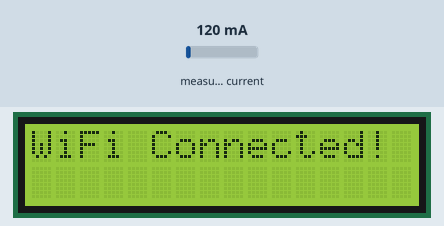
Bench run of a program on a simulated ESP32. On the bench: 16×2 character LCD. The test bench sets the inputs (shaded band); at power-on: measured current 120 mA. WiFi joins after 1.5 s; servers stay silent unless stated; uploads are accepted with an empty reply; what the program prints to the serial monitor is not drawn.

Above: at 1.6 s.
At 4.3 s:
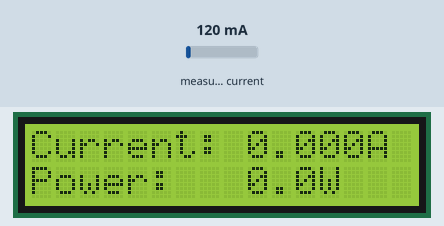
4.4 s: measured current set to 500 mA
At 5.7 s:
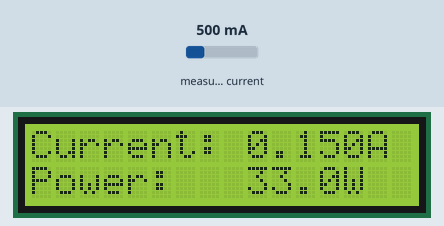
6.0 s: measured current set to 1000 mA
At 6.5 s:
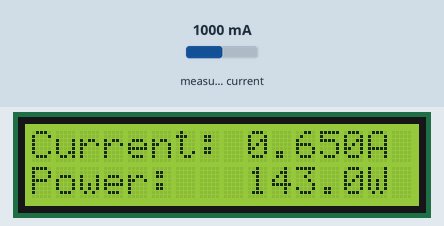
7.7 s: measured current set to 1500 mA
At 9.3 s:
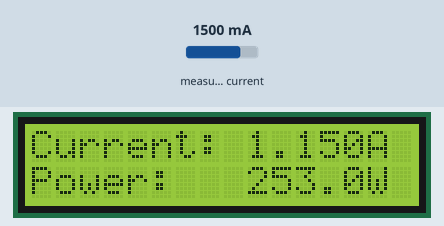
Timing chart, 0 to 10.8 s (numbered marks = the images above; inputs shaded):
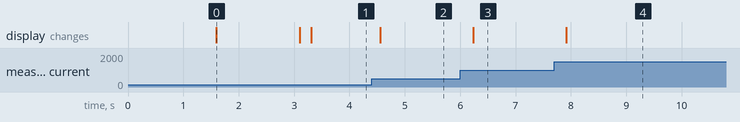

The program:

main.cpp
```cpp
#include <WiFi.h>
#include <HTTPClient.h>
#include <Wire.h>
#include <LiquidCrystal_I2C.h>
#include "EmonLib.h"

// =====================
// NETWORK CONFIGURATION
// =====================
const char* ssid = "ZTE_2.4G_EhRNCH";
const char* password = "fTHN7bKs";

const char* serverUrl = "http://192.168.1.16:5000/data";

// =====================
// HARDWARE INITIALIZATION
// =====================
EnergyMonitor emon1;
LiquidCrystal_I2C lcd(0x27, 16, 2);

unsigned long lastTimeSent = 0;
const unsigned long sendInterval = 3000; // Send telemetry to Python every 3 seconds

void setup() {
  Serial.begin(115200);

  // Set up the current sensor pin (GPIO 34) and our tuned calibration factor (15.5)
  emon1.current(34, 15.5);

  // Initialize LCD
  lcd.init();
  lcd.backlight();
  lcd.setCursor(0, 0);
  lcd.print("Connecting WiFi");

  // Connect to Wi-Fi
  WiFi.begin(ssid, password);
  while (WiFi.status() != WL_CONNECTED) {
    delay(500);
    Serial.print(".");
  }

  Serial.println("\n📡 Wi-Fi Connected!");
  Serial.print("ESP32 IP: ");
  Serial.println(WiFi.localIP());

  lcd.clear();
  lcd.print("WiFi Connected!");
  delay(1500);
  lcd.clear();
}

void loop() {
  // 1. Calculate RMS current based on 1480 samples
  double Irms = emon1.calcIrms(1480);

  // 2. Custom ESP32 noise-floor gate
  if (Irms <= 0.45) {
    Irms = 0.0;
  } else {
    Irms = Irms - 0.35;
  }

  // 3. Calculate Power (Assuming 220V grid)
  double power = Irms * 220.0;

  // 4. Update local I2C LCD display continuously
  lcd.setCursor(0, 0);
  lcd.print("Current: ");
  lcd.print(Irms, 3);
  lcd.print("A  ");

  lcd.setCursor(0, 1);
  lcd.print("Power:   ");
  lcd.print(power, 1);
  lcd.print("W  ");

  // 5. Stream telemetry to Python server at defined intervals
  if (millis() - lastTimeSent >= sendInterval) {
    lastTimeSent = millis();

    if (WiFi.status() == WL_CONNECTED) {
      HTTPClient http;
      http.begin(serverUrl);

      // Sending standard url-encoded form values
      http.addHeader("Content-Type", "application/x-www-form-urlencoded");

      // CONVERSION FOR PYTHON: Divide by 10.0 so Python gets the true 40W
      // instead of the 400W sensor-multiplied loop value.
      double truePowerForPython = power / 10.0;
      String postData = "power=" + String(power, 2);

      int httpResponseCode = http.POST(postData);

      if (httpResponseCode > 0) {
        Serial.print("📡 Sent to Flask. Status: ");
        Serial.println(httpResponseCode);
      } else {
        Serial.print("❌ HTTP POST Failed: ");
        Serial.println(http.errorToString(httpResponseCode).c_str());
      }

      http.end(); // Close connection
    } else {
      Serial.println("❌ Wi-Fi disconnected. Cannot send data.");
    }
  }
}
```

Measured:
- after the input at 4.4 s, the display: changes after 0.16 s (image 2)
- after the input at 6.0 s, the display: changes after 0.24 s (image 3)
- after the input at 7.7 s, the display: changes after 0.21 s (image 4)
- what the display in image 0 shows lasts 1.5 s, from 1.6 s to 3.1 s
